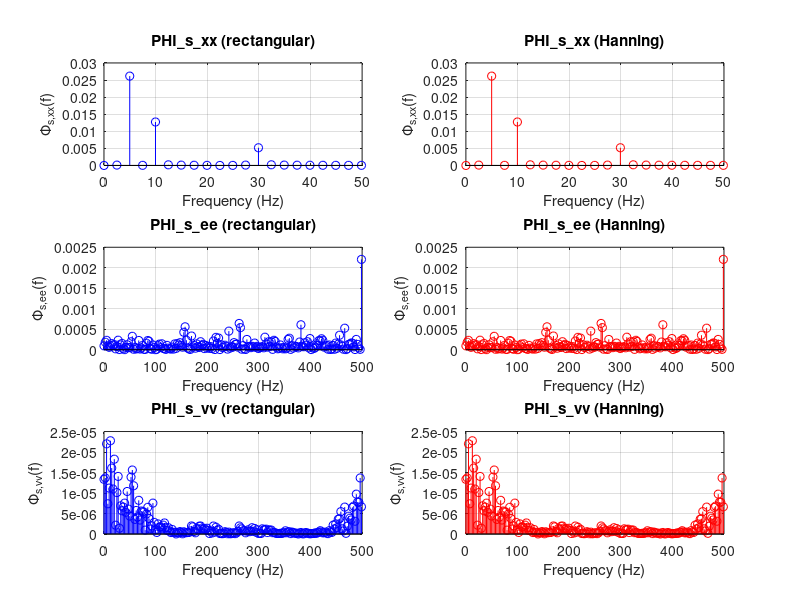

Here is the MATLAB script that generated this plot: (Note: this script raises an error after producing the figure.)
%% Sekcja 5: Metoda korelogramowa (okno Hanninga, Mw=N/5)
rng(77,'twister'); % stałe ziarno generatora liczb losowych
Tp = 0.001;
N=2000;
Mw = round(N/10);  % Mw=400 próbek
N = 2*Mw+1;
tau = (-Mw) : Mw;
n = 0:N-1;
sigma = 0.8;
x = sin(2*pi*5*n*Tp) + 0.5*sin(2*pi*10*n*Tp) + 0.25*sin(2*pi*30*n*Tp);
e = sigma * randn(1,N);
H = tf([0.1], [1, -0.9], Tp);
v = lsim(H, e, n*Tp)';
% DLA porównania z mniejszym okneml modyfikujemy Mw

x_DFT = Tp * fft(x);
e_DFT = Tp * fft(e);
v_DFT = Tp * fft(v);
% rectangle window (rectangular/boxcar) of length Mw (centered on 0..2*Mw)
% w_p should be length 2*Mw+1 to match rxx indexing (which is 2*Mw+1)
%w_p = ones(1, 2*Mw+1);  % prostokątne okno o wartości 1
w_p = zeros(2*Mw+1, 1);
for i = 1 : 2*Mw+1
    %tau_i = i - Mw;
    %if abs(tau_i) <= Mw
    w_p(i) = 1;  % długość 2*Mw+1
    %end
end
%w_p = ones(size(tau)); 

% autocorrelation 
rxx = xcorr(x, x, Mw, 'biased');  % długość 2*Mw+1, odpowiada indeksom -Mw: Mw
ree = xcorr(e, e, Mw, 'biased');
rvv = xcorr(v, v, Mw, 'biased');

corr_x = rxx;  
corr_e = ree; 
corr_v = rvv; 

PHI_s_xx_p = Tp * sum(w_p .* corr_x .* x_DFT);
PHI_s_ee_p = Tp * sum(w_p .* corr_e .* e_DFT);
PHI_s_vv_p = Tp * sum(w_p .* corr_v .* v_DFT);

% Hanning window (okno Hanninga) of length 2*Mw+1, 
w_h = zeros(N, 1);
for i = 1 : 2*Mw+1
    %tau_i = i - Mw;
    %if abs(tau_i) <= Mw
    w_h(i) = 0.5 * (1 + cos(pi*i*Tp/Mw)); %tau_i/Mw));  % długość 2*Mw+1
    %end
end

PHI_s_xx_h = Tp * sum(w_h .* corr_x .* x_DFT); % 3 sinusy
PHI_s_ee_h = Tp * sum(w_h .* corr_e .* e_DFT); % szum biały
PHI_s_vv_h = Tp * sum(w_h .* corr_v .* v_DFT); % szum kolorowy
%%
k = -Mw:Mw;  % przesunizenia τ
lags = k;

figure;

% Convert DFT frequency bins to Hz
fs = 1/Tp;
f = (0:N-1)*(fs/N);

% stem PHI_s_xx_h (rectangular vs Hanning)
subplot(3,2,1);
stem(f, abs(PHI_s_xx_p), 'b-');
xlim([0 50]); title('PHI\_s\_xx (rectangular)');
xlabel('Frequency (Hz)'); ylabel('\Phi_{s,xx}(f)'); grid on;

subplot(3,2,2);
stem(f, abs(PHI_s_xx_h), 'r-');
xlim([0 50]); title('PHI\_s\_xx (Hanning)');
xlabel('Frequency (Hz)'); ylabel('\Phi_{s,xx}(f)'); grid on;

% stem PHI_s_ee_h (rectangular vs Hanning)
subplot(3,2,3);
stem(f, abs(PHI_s_ee_p), 'b-');
xlim([0 fs/2]); title('PHI\_s\_ee (rectangular)');
xlabel('Frequency (Hz)'); ylabel('\Phi_{s,ee}(f)'); grid on;

subplot(3,2,4);
stem(f, abs(PHI_s_ee_h), 'r-');
xlim([0 fs/2]); title('PHI\_s\_ee (Hanning)');
xlabel('Frequency (Hz)'); ylabel('\Phi_{s,ee}(f)'); grid on;

% stem PHI_s_vv_h (rectangular vs Hanning)
subplot(3,2,5);
stem(f, abs(PHI_s_vv_p), 'b-');
xlim([0 fs/2]); title('PHI\_s\_vv (rectangular)');
xlabel('Frequency (Hz)'); ylabel('\Phi_{s,vv}(f)'); grid on;

subplot(3,2,6);
stem(f, abs(PHI_s_vv_h), 'r-');
xlim([0 fs/2]); title('PHI\_s\_vv (Hanning)');
xlabel('Frequency (Hz)'); ylabel('\Phi_{s,vv}(f)'); grid on;

sgtitle('Porównanie PSD: prostokątne (niebieski) vs Hanning (czerwony)');
